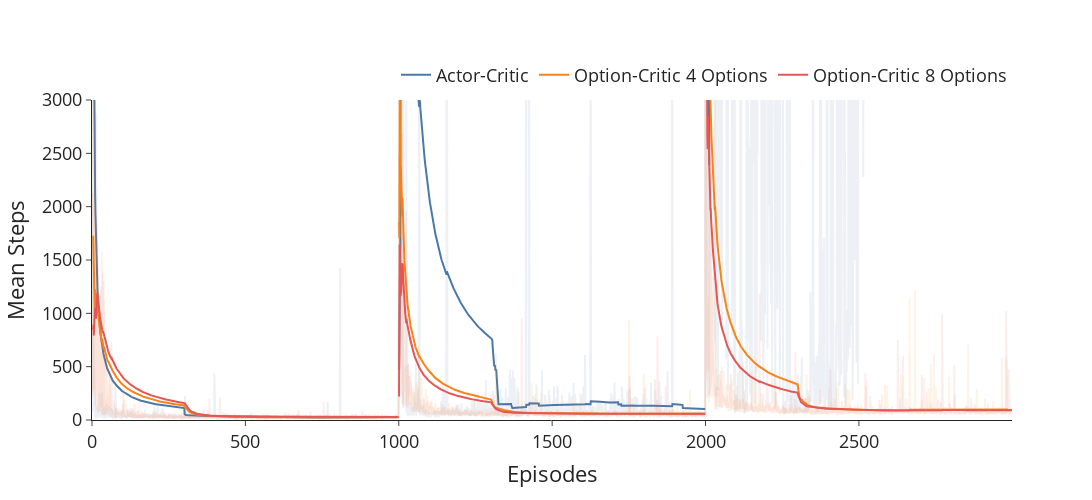

The notebook cell saved with this chart:
### Code cell
options = [1, 4, 8]
names = ["Actor-Critic", "Option-Critic 4 Options", "Option-Critic 8 Options"]
colors = px.colors.qualitative.T10

fig = go.Figure()

for i, o in enumerate(options):
    
    line = go.Scatter(
        x=data.index[4:], y=data[f'mean_{o}'][4:],
        mode='lines', name=names[i], 
        line=dict(
                color=colors[i],
            )
    )
    fig.add_trace(line)
    fig.add_trace(go.Scatter(
        x=data.index, y=data[f'lengths_{o}'],
        mode='lines',
        opacity=0.1, showlegend=False,
        line=dict(color=colors[i])
        ))

fig.update_layout(
        xaxis_title="Episodes",
        yaxis_title="Mean Steps",
        template="simple_white",
        width=1500, height=500,
        yaxis_range=[0, 3000],
        legend=dict(
            orientation="h",
            yanchor="bottom",
            y=1.02,
            xanchor="right",
            x=1
        ),
        font=dict(
            size=18,
        )
)

# Display the plot
fig.show()

### Figure 1 — Plotly figure (JSON) as saved in the notebook; plotly's stock layout.template omitted (floating-point values rounded to 4 significant figures; data arrays with more than 128 entries replaced by an {"elided": "..."} marker saying what was removed)
{"data": [{"line": {"color": "#4C78A8"}, "mode": "lines", "name": "Actor-Critic", "type": "scatter", "x": {"elided": "2996 int values"}, "y": {"elided": "2996 float values"}}, {"line": {"color": "#4C78A8"}, "mode": "lines", "opacity": 0.1, "showlegend": false, "type": "scatter", "x": {"elided": "3000 int values"}, "y": {"elided": "3000 int values"}}, {"line": {"color": "#F58518"}, "mode": "lines", "name": "Option-Critic 4 Options", "type": "scatter", "x": {"elided": "2996 int values"}, "y": {"elided": "2996 float values"}}, {"line": {"color": "#F58518"}, "mode": "lines", "opacity": 0.1, "showlegend": false, "type": "scatter", "x": {"elided": "3000 int values"}, "y": {"elided": "3000 int values"}}, {"line": {"color": "#E45756"}, "mode": "lines", "name": "Option-Critic 8 Options", "type": "scatter", "x": {"elided": "2996 int values"}, "y": {"elided": "2996 float values"}}, {"line": {"color": "#E45756"}, "mode": "lines", "opacity": 0.1, "showlegend": false, "type": "scatter", "x": {"elided": "3000 int values"}, "y": {"elided": "3000 int values"}}], "layout": {"font": {"size": 18}, "height": 500, "legend": {"orientation": "h", "x": 1, "xanchor": "right", "y": 1.02, "yanchor": "bottom"}, "width": 1500, "xaxis": {"title": {"text": "Episodes"}}, "yaxis": {"range": [0, 3000], "title": {"text": "Mean Steps"}}}}
